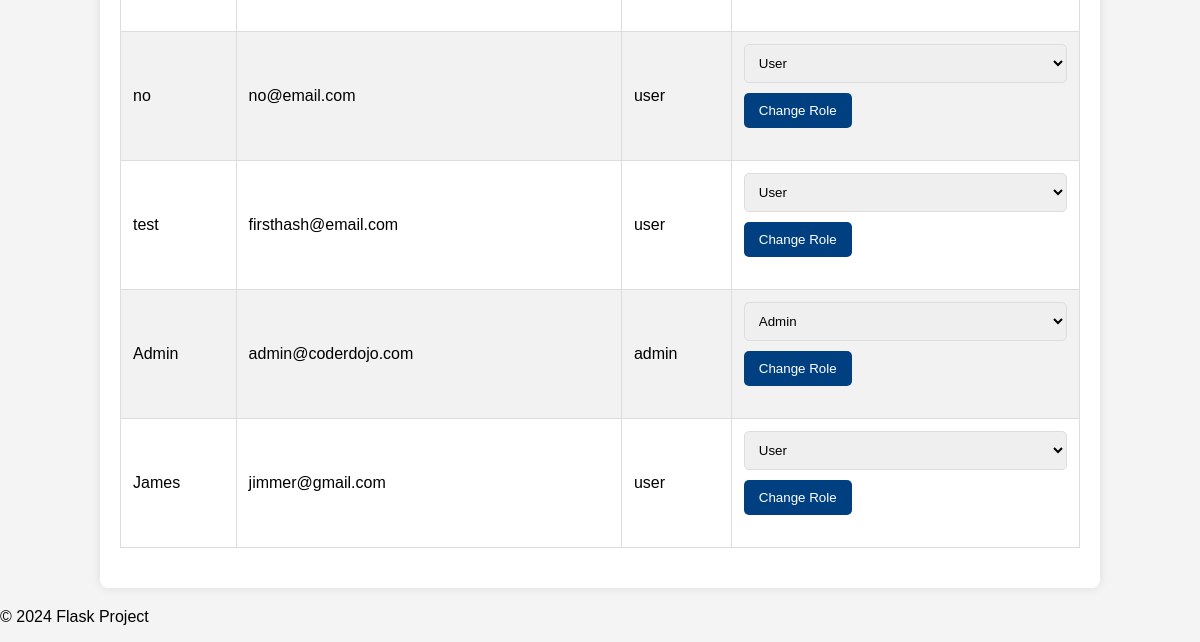
/manage_users (signed in, lower part), run on an earlier commit of the app's database.
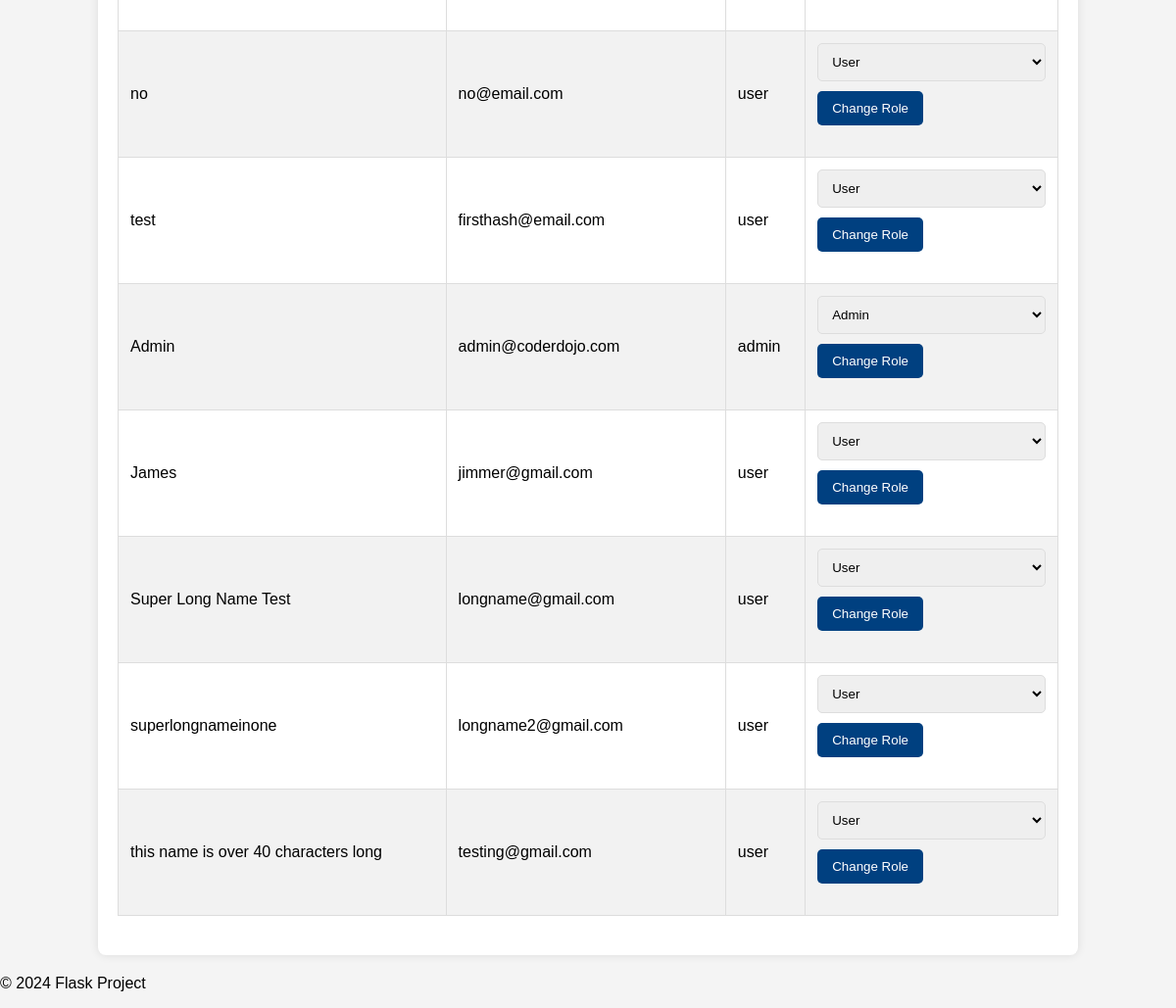
And on a later commit of the database.
### app.py (models this page shows, shortened)
class Login(UserMixin, db.Model):
    id = db.Column(db.Integer, primary_key=True)
    name = db.Column(db.String(100), nullable=False)
    email = db.Column(db.String(120), nullable=False, unique=True)
    password = db.Column(db.String(100), nullable=False)
    role = db.Column(db.String(50), nullable=False, default='user')  # Default role is 'user'

### app.py (the view)
@app.route('/manage_users')
@login_required
def manage_users():
    if not current_user.role == 'admin':
        return redirect(url_for('home'))
    users = Login.query.all()
    return render_template('manage_users.html', users=users)

### app.py (called while the page is built)
@login_manager.user_loader
def load_user(user_id):
    return Login.query.get(int(user_id))

### templates/manage_users.html (shortened to what this page needs)
<!DOCTYPE html>
<html lang="en">
<head>
    <link rel="stylesheet" type="text/css" href="{{ url_for('static', filename='admin.css') }}">
</head>
<body>
    <div class="container">
        <table>
            <tbody>
                {% for user in users %}
                    <tr>
                        <td>{{ user.name }}</td>
                        <td>{{ user.email }}</td>
                        <td>{{ user.role }}</td>
                        <td>
                            <form method="POST" action="{{ url_for('change_role', user_id=user.id) }}">
                                <select name="role" id="role_{{ user.id }}">
                                    <option value="user" {% if user.role == 'user' %}selected{% endif %}>User</option>
                                    <option value="admin" {% if user.role == 'admin' %}selected{% endif %}>Admin</option>
                                </select>
                                <button type="submit">Change Role</button>
                            </form>
                        </td>
                    </tr>
                {% endfor %}
            </tbody>
        </table>
    </div>
    <div class="footer">
        <p>&copy; 2024 Flask Project</p>
    </div>
</body>
</html>

### static/admin.css (style rules this page uses)
body { font-family: Arial, sans-serif; background-color: #f4f4f4; margin: 0; padding: 0; }
.container { width: 80%; margin: 20px auto; background-color: white; padding: 20px; box-shadow: 0 0 10px rgba(0, 0, 0, 0.1); border-radius: 8px; }
table { width: 100%; border-collapse: collapse; margin-bottom: 20px; }
table, th, td { border: 1px solid #ddd; }
th, td { padding: 12px; text-align: left; }
tr:nth-child(even) { background-color: #f2f2f2; }
button { background-color: #004080; color: white; padding: 10px 15px; border: none; border-radius: 5px; cursor: pointer; }
form { margin-bottom: 20px; }
input[type="text"], textarea, select { width: 100%; padding: 10px; margin-bottom: 10px; border: 1px solid #ddd; border-radius: 5px; box-sizing: border-box; }

What changed in the data, as far as the page shows it:
added Login: name "Super Long Name Test", email "longname@gmail.com", role "user", role "User"
added Login: name "superlongnameinone", email "longname2@gmail.com", role "user", role "User"
added Login: name "this name is over 40 characters long", email "testing@gmail.com", role "user", role "User"
